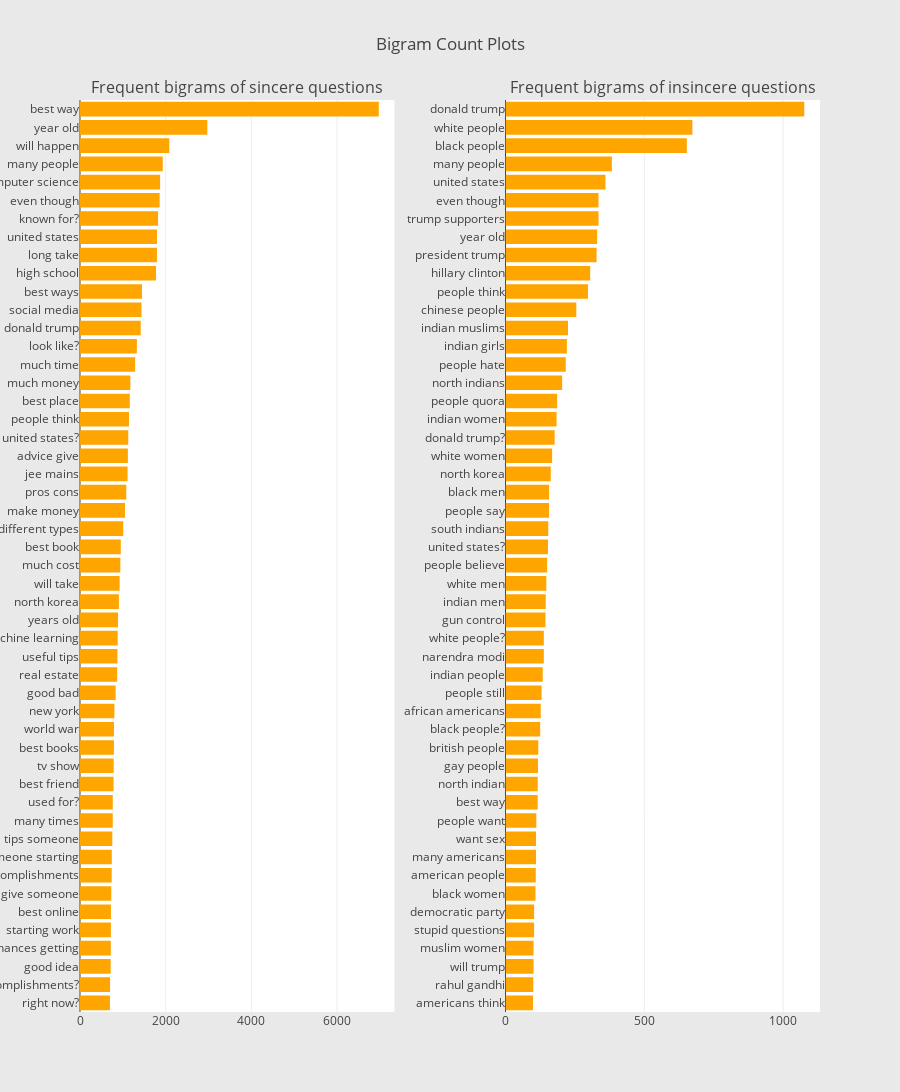

Notebook code cell kept with this figure:
### Markdown cell above
# Observations:
* Some of the top words are common across both the classes like 'people', 'will', 'think' etc
* The other top words in sincere questions after excluding the common ones at the very top are 'best', 'good'
* The other top words in insincere questions after excluding the common ones are 'trump', 'woman', 'white' etc

Now let us also create bigram frequency plots for both classes separately to get more idea.

### Code cell
freq_dict = defaultdict(int)
for sent in train0_df["question_text"]:
    for word in generate_ngrams(sent,2):
        freq_dict[word] += 1
fd_sorted = pd.DataFrame(sorted(freq_dict.items(), key=lambda x: x[1])[::-1])
fd_sorted.columns = ["word", "wordcount"]
trace0 = horizontal_bar_chart(fd_sorted.head(50), 'orange')


freq_dict = defaultdict(int)
for sent in train1_df["question_text"]:
    for word in generate_ngrams(sent,2):
        freq_dict[word] += 1
fd_sorted = pd.DataFrame(sorted(freq_dict.items(), key=lambda x: x[1])[::-1])
fd_sorted.columns = ["word", "wordcount"]
trace1 = horizontal_bar_chart(fd_sorted.head(50), 'orange')

# Creating two subplots
fig = tools.make_subplots(rows=1, cols=2, vertical_spacing=0.04,horizontal_spacing=0.15,
                          subplot_titles=["Frequent bigrams of sincere questions", 
                                          "Frequent bigrams of insincere questions"])
fig.append_trace(trace0, 1, 1)
fig.append_trace(trace1, 1, 2)
fig['layout'].update(height=1200, width=900, paper_bgcolor='rgb(233,233,233)', title="Bigram Count Plots")
py.iplot(fig, filename='word-plots')

### Figure 1 — Plotly figure (JSON) as saved in the notebook; plotly's stock layout.template omitted (floating-point values rounded to 4 significant figures)
{"data": [{"marker": {"color": "orange"}, "orientation": "h", "showlegend": false, "type": "bar", "x": [699, 702, 716, 719, 721, 722, 730, 740, 742, 754, 764, 765, 783, 786, 792, 793, 803, 832, 868, 873, 880, 887, 908, 925, 941, 952, 1009, 1050, 1080, 1110, 1117, 1126, 1143, 1162, 1176, 1287, 1327, 1417, 1435, 1447, 1775, 1796, 1797, 1822, 1859, 1870, 1931, 2084, 2972, 6973], "xaxis": "x1", "y": ["right now?", "major accomplishments?", "good idea", "chances getting", "starting work", "best online", "give someone", "major accomplishments", "someone starting", "tips someone", "many times", "used for?", "best friend", "tv show", "best books", "world war", "new york", "good bad", "real estate", "useful tips", "machine learning", "years old", "north korea", "will take", "much cost", "best book", "different types", "make money", "pros cons", "jee mains", "advice give", "united states?", "people think", "best place", "much money", "much time", "look like?", "donald trump", "social media", "best ways", "high school", "long take", "united states", "known for?", "even though", "computer science", "many people", "will happen", "year old", "best way"], "yaxis": "y1"}, {"marker": {"color": "orange"}, "orientation": "h", "showlegend": false, "type": "bar", "x": [99, 100, 101, 101, 103, 103, 108, 109, 110, 110, 111, 116, 116, 117, 118, 125, 127, 130, 134, 138, 138, 144, 145, 147, 150, 153, 154, 157, 157, 163, 168, 177, 184, 186, 204, 217, 221, 225, 255, 297, 305, 328, 330, 335, 335, 360, 383, 653, 673, 1076], "xaxis": "x2", "y": ["americans think", "rahul gandhi", "will trump", "muslim women", "stupid questions", "democratic party", "black women", "american people", "many americans", "want sex", "people want", "best way", "north indian", "gay people", "british people", "black people?", "african americans", "people still", "indian people", "narendra modi", "white people?", "gun control", "indian men", "white men", "people believe", "united states?", "south indians", "people say", "black men", "north korea", "white women", "donald trump?", "indian women", "people quora", "north indians", "people hate", "indian girls", "indian muslims", "chinese people", "people think", "hillary clinton", "president trump", "year old", "trump supporters", "even though", "united states", "many people", "black people", "white people", "donald trump"], "yaxis": "y2"}], "layout": {"annotations": [{"font": {"size": 16}, "showarrow": false, "text": "Frequent bigrams of sincere questions", "x": 0.2125, "xanchor": "center", "xref": "paper", "y": 1, "yanchor": "bottom", "yref": "paper"}, {"font": {"size": 16}, "showarrow": false, "text": "Frequent bigrams of insincere questions", "x": 0.7875, "xanchor": "center", "xref": "paper", "y": 1, "yanchor": "bottom", "yref": "paper"}], "height": 1200, "paper_bgcolor": "rgb(233,233,233)", "title": "Bigram Count Plots", "width": 900, "xaxis1": {"anchor": "y1", "domain": [0, 0.425]}, "xaxis2": {"anchor": "y2", "domain": [0.575, 1]}, "yaxis1": {"anchor": "x1", "domain": [0, 1]}, "yaxis2": {"anchor": "x2", "domain": [0, 1]}}}
